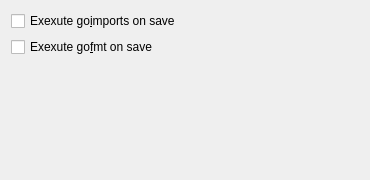
<?xml version="1.0" encoding="UTF-8"?>
<ui version="4.0">
 <class>GoLang::GoToolsSettingsPageWidget</class>
 <widget class="QWidget" name="GoLang::GoToolsSettingsPageWidget">
  <property name="geometry">
   <rect>
    <x>0</x>
    <y>0</y>
    <width>370</width>
    <height>180</height>
   </rect>
  </property>
  <property name="windowTitle">
   <string>Form</string>
  </property>
  <layout class="QVBoxLayout" name="verticalLayout">
   <item>
    <widget class="QCheckBox" name="goImportsCheckBox">
     <property name="text">
      <string>Exexute go&amp;imports on save</string>
     </property>
    </widget>
   </item>
   <item>
    <widget class="QCheckBox" name="goFmtCheckBox">
     <property name="text">
      <string>Exexute go&amp;fmt on save</string>
     </property>
    </widget>
   </item>
   <item>
    <spacer name="verticalSpacer">
     <property name="orientation">
      <enum>Qt::Vertical</enum>
     </property>
     <property name="sizeHint" stdset="0">
      <size>
       <width>20</width>
       <height>229</height>
      </size>
     </property>
    </spacer>
   </item>
  </layout>
 </widget>
 <resources/>
 <connections/>
</ui>
